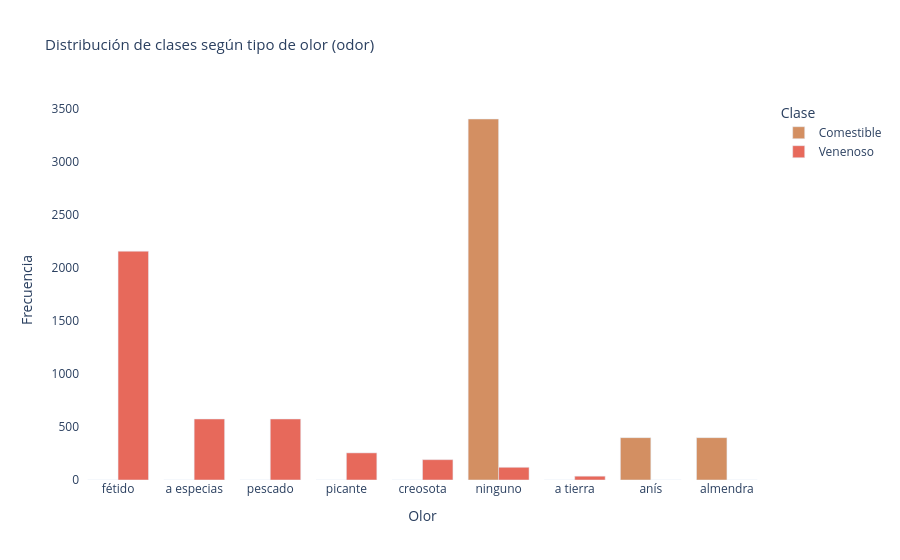

Here is the notebook cell this chart was saved with:
### Markdown cell above
### Análisis de la variable odor — predictora clave

### Code cell
# 'odor' es conocida por ser altamente discriminativa en este dataset
odor_map = {
    'a': 'almendra', 'l': 'anís', 'c': 'creosota',
    'y': 'pescado', 'f': 'fétido', 'm': 'a tierra',
    'n': 'ninguno', 'p': 'picante', 's': 'a especias'
}

df_odor = df.copy()
df_odor['odor_label'] = df_odor['odor'].map(odor_map)

odor_class = df_odor.groupby(['odor_label', 'class']).size().unstack(fill_value=0)
odor_class.columns = ['Comestible', 'Venenoso']
odor_class = odor_class.sort_values('Venenoso', ascending=False)

fig = px.bar(
    odor_class.reset_index(), x='odor_label',
    y=['Comestible', 'Venenoso'],
    barmode='group',
    color_discrete_map={'Comestible': '#d38f62', 'Venenoso': '#e7695b'},
    title='Distribución de clases según tipo de olor (odor)',
    labels={'odor_label': 'Olor', 'value': 'Frecuencia', 'variable': 'Clase'}
)
fig.update_layout(plot_bgcolor='white', title_font_size=15)
fig.show()
print('Figura 5. La variable odor es altamente discriminativa: olores como fétido, a especias y creosota son exclusivos de hongos venenosos.')

### Figure 1 — Plotly figure (JSON) as saved in the notebook; plotly's stock layout.template omitted (floating-point values rounded to 4 significant figures)
{"data": [{"alignmentgroup": "True", "hovertemplate": "Clase=Comestible<br>Olor=%{x}<br>Frecuencia=%{y}<extra></extra>", "legendgroup": "Comestible", "marker": {"color": "#d38f62", "pattern": {"shape": ""}}, "name": "Comestible", "offsetgroup": "Comestible", "orientation": "v", "showlegend": true, "textposition": "auto", "type": "bar", "x": ["fétido", "a especias", "pescado", "picante", "creosota", "ninguno", "a tierra", "anís", "almendra"], "xaxis": "x", "y": [0, 0, 0, 0, 0, 3408, 0, 400, 400], "yaxis": "y"}, {"alignmentgroup": "True", "hovertemplate": "Clase=Venenoso<br>Olor=%{x}<br>Frecuencia=%{y}<extra></extra>", "legendgroup": "Venenoso", "marker": {"color": "#e7695b", "pattern": {"shape": ""}}, "name": "Venenoso", "offsetgroup": "Venenoso", "orientation": "v", "showlegend": true, "textposition": "auto", "type": "bar", "x": ["fétido", "a especias", "pescado", "picante", "creosota", "ninguno", "a tierra", "anís", "almendra"], "xaxis": "x", "y": [2160, 576, 576, 256, 192, 120, 36, 0, 0], "yaxis": "y"}], "layout": {"barmode": "group", "legend": {"title": {"text": "Clase"}, "tracegroupgap": 0}, "plot_bgcolor": "white", "title": {"font": {"size": 15}, "text": "Distribución de clases según tipo de olor (odor)"}, "xaxis": {"anchor": "y", "domain": [0, 1], "title": {"text": "Olor"}}, "yaxis": {"anchor": "x", "domain": [0, 1], "title": {"text": "Frecuencia"}}}}
